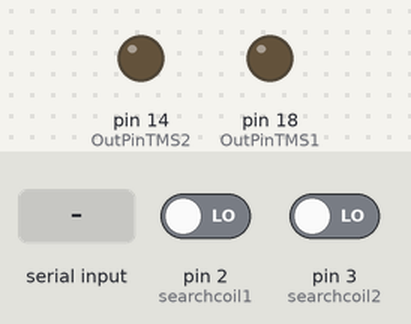
Simulated run of this sketch. Board: Arduino Uno, built with avr-gcc and run on an emulated ATmega328P. Shown: output pins drawn as LEDs (lit = HIGH). The inputs (shaded band) are chosen by the test bench; at power-on: pin 2 (searchcoil1) LOW, pin 3 (searchcoil2) LOW. What the sketch prints to the serial monitor is not drawn.

Above: at 1.2 s.
1.3 s: "90,45\n" received over Serial
5.9 s: "single" received over Serial
7.4 s: "5\n" received over Serial
Timing chart, 0 to 9.9 s (numbered marks = the images above; inputs shaded):
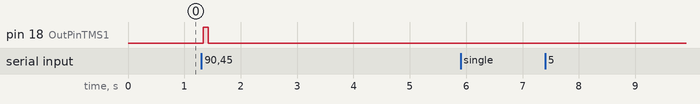

The sketch:

TMS_trigger_clean.ino
```cpp
const byte OutPinTMS1 = 18;    // Magventure
const byte OutPinTMS2 = 14;    // Neurosoft
String commandShotTMS = "";
unsigned long DelayTime = 0;
unsigned long TriggerPeakDuration = 300; // em microssegundos
volatile unsigned long microsOfRisingTMS;
int myTimeout = 5;
unsigned long ISI_inib = 4;
int ISI_exci = 18;
int searchcoil1 = 2;
int searchcoil2 = 3;
unsigned long millisCondicionante = 0;
unsigned long millisTeste = 0;
unsigned long latenciaSearchcoils = 0;
int commandISI = 0;

void setup() {
  Serial.begin(9600);
  Serial.setTimeout(myTimeout);

  pinMode(OutPinTMS1, OUTPUT);
  pinMode(OutPinTMS2, OUTPUT);
  pinMode(searchcoil1, INPUT);
  pinMode(searchcoil2, INPUT);

  digitalWrite(OutPinTMS1, LOW);
  digitalWrite(OutPinTMS2, LOW);

  attachInterrupt(digitalPinToInterrupt(searchcoil1), cronometro1, RISING);
  attachInterrupt(digitalPinToInterrupt(searchcoil2), cronometro2, RISING);

  Serial.println("Sistema TMS pronto para receber comandos via Serial.");
}

void loop() {
  if (Serial.available() > 0) {
    commandShotTMS = ReadCommand();
    Serial.print("Comando recebido: [");
    Serial.print(commandShotTMS);
    Serial.println("]");

    if (commandShotTMS == "single") {
      Serial.println("Executando protocolo simples (SimpleProtocol)");
      SimpleProtocol();
    } else {
      commandISI = commandShotTMS.toInt();
      Serial.print("Executando protocolo pareado (ISIProtocol) com ISI = ");
      Serial.print(commandISI);
      Serial.println(" ms");
      ISIProtocol();
    }
  }
}

void cronometro1() {
  millisCondicionante = micros();
  Serial.print("Condicionante detectado em: ");
  Serial.println(millisCondicionante);
}

void cronometro2() {
  millisTeste = micros();
  Serial.print("Teste detectado em: ");
  Serial.println(millisTeste);
}

void SimpleProtocol() {
  digitalWrite(OutPinTMS2, HIGH);
  delayMicroseconds(TriggerPeakDuration);
  digitalWrite(OutPinTMS2, LOW);
  Serial.println("Pulso simples enviado.");
}

void ISIProtocol() {
  digitalWrite(OutPinTMS1, HIGH);               // condicionante
  delay(commandISI);                            // ISI em ms
  digitalWrite(OutPinTMS2, HIGH);               // teste
  delayMicroseconds(TriggerPeakDuration);
  digitalWrite(OutPinTMS1, LOW);
  digitalWrite(OutPinTMS2, LOW);

  latenciaSearchcoils = millisTeste - millisCondicionante;
  Serial.print("Latência entre searchcoils: ");
  Serial.print(latenciaSearchcoils);
  Serial.println(" us");
}

String ReadCommand() {
  String str = Serial.readString();
  str.trim();
  return str;
}
```

Measured:
- after the input at 1.3 s, pin 18 (OutPinTMS1): LOW → HIGH at once, → LOW 0.09 s later
